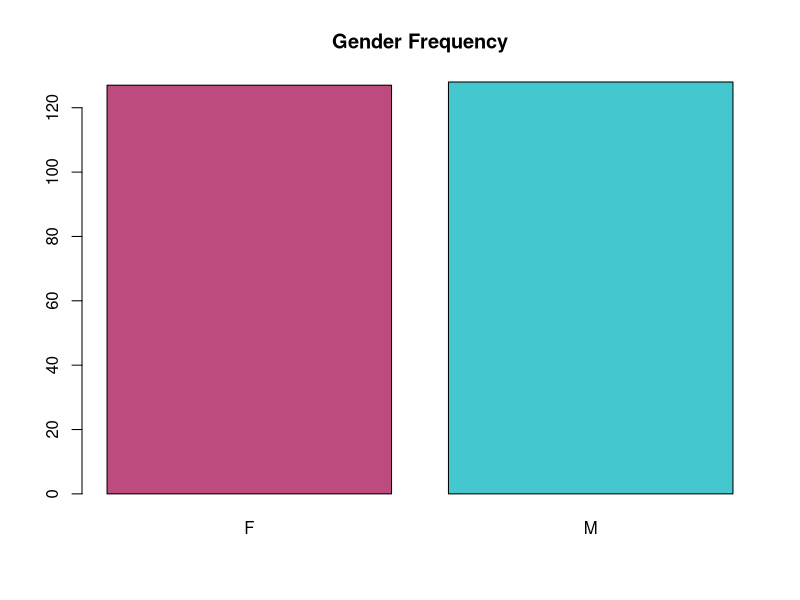
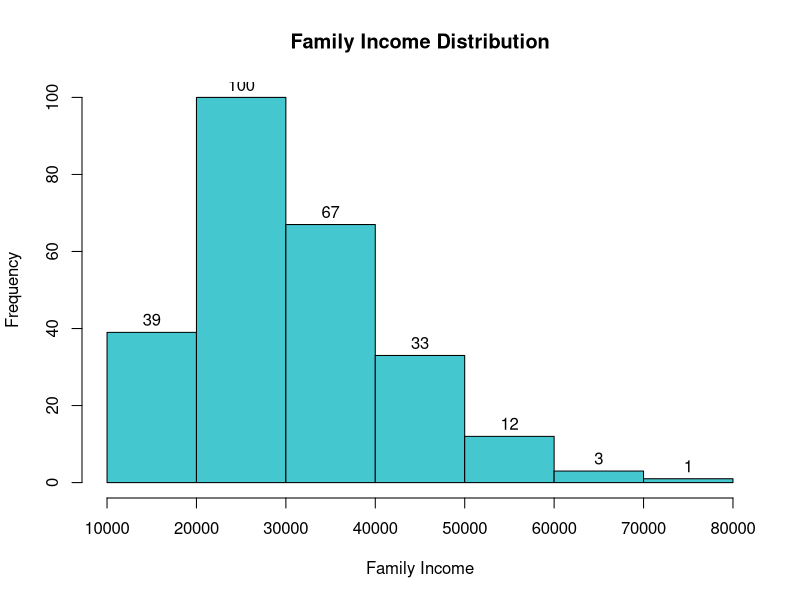
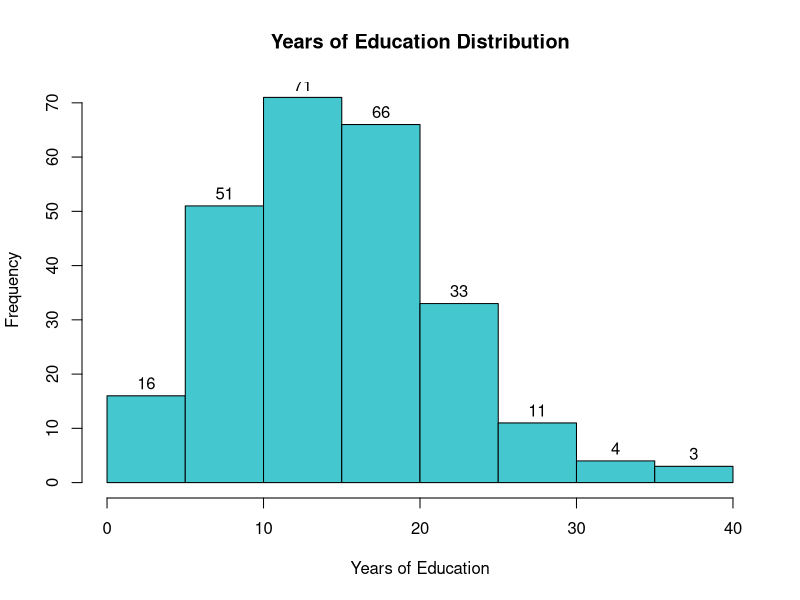
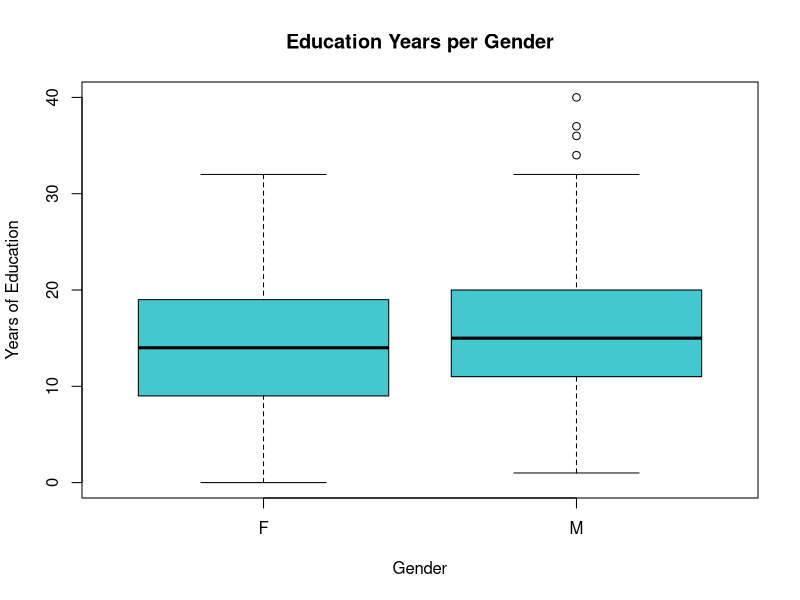
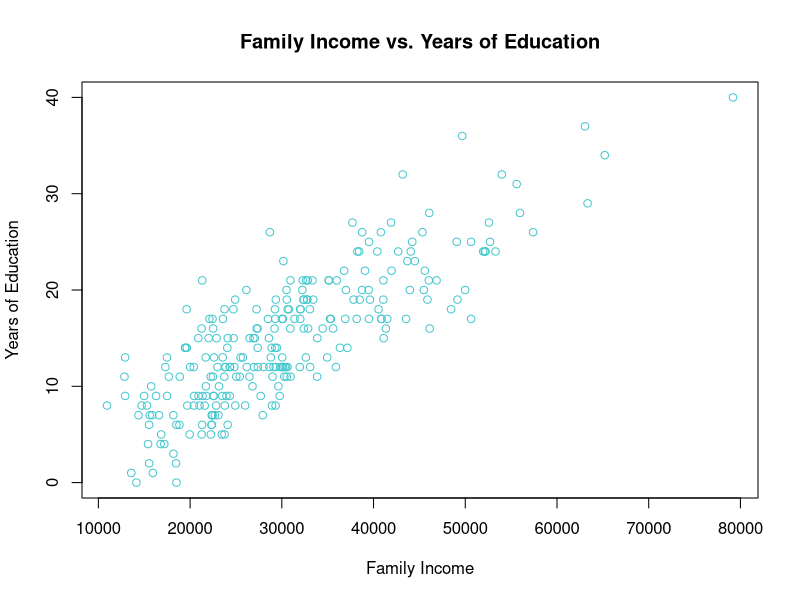
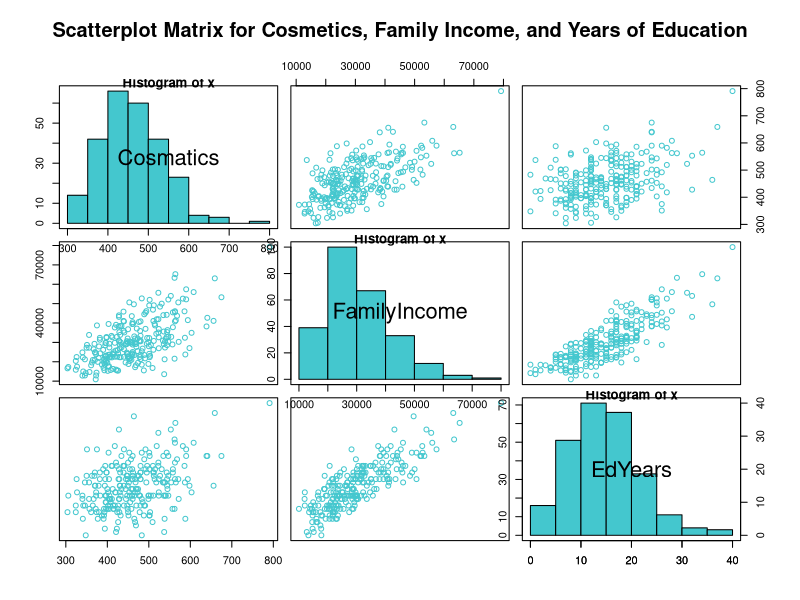

Here is the R script that generated these plots, in order:
## ---- chunk 1
# A) Write a function that gets a number “n” bigger than 2 and returns (2*3*4*…..*n) If the number given to the function is less than 2 the function must return -1.

factorial <- function(n) {
  if (n < 2) {
    return(-1)
  } else {
    answer <- 1
    for (i in 2:n) {
        answer <- answer * i
    }
    return(answer)
  }
}

# B) Write a script and call your function then display the result when 10 is passed to the function.
print(paste("Result when 10 is passed:", factorial(10)))


# Calculate the minimum and maximum incomes in the city assigned to you.
library(readr)
data <- readr::read_csv("4063Midterm.csv")

# City Toronto only
myCity <- data[data$City == "Toronto",]

# minimum income
min(myCity$FamilyIncome)
# maximum income
max(myCity$FamilyIncome)

# Calculate the median dollar amount spent on cosmetics in the city assigned to you.
median(myCity$Cosmatics)

# Calculate the median dollar amount spent on Grocery in the city assigned to you.
median(myCity$Grocery)

# Visualize the frequency of Male and Female customers in the city assigned to you using bar chart with two columns
barplot(table(myCity$gender), main="Gender Frequency", col=c("#bd4b7d", "#44c7ce"))

# A) Visualize the distribution of family income in the city assigned to you by a histogram. 
hist(myCity$FamilyIncome, main="Family Income Distribution", xlab="Family Income", labels=TRUE, col="#44c7ce")


# B) What is the mode for family income?
getmode <- function(v) {
  uniqv <- unique(v)
  uniqv[which.max(tabulate(match(v, uniqv)))]
}
getmode(myCity$FamilyIncome)

# A) Visualize the distribution of Years of education in the city assigned to you by a histogram. 
hist(myCity$EdYears, main="Years of Education Distribution", xlab="Years of Education", labels=TRUE, col="#44c7ce")

# B) What is the mode for Years of education?
getmode(myCity$EdYears)

# Visualize the distribution of Years of education for male and female using a set of two boxplots.
boxplot(myCity$EdYears ~ myCity$gender, main="Education Years per Gender", xlab="Gender", ylab="Years of Education", col="#44c7ce")

# Use a scatter plot of the association between “family income” and ”Years of education” to visualize the relationship in the city assigned to you
plot(myCity$FamilyIncome, myCity$EdYears, main="Family Income vs. Years of Education", xlab="Family Income", ylab="Years of Education", col="#44c7ce")

# Create a 3x3 matrix of scatter plots of associations that shows the associations between 3 variables cosmetics, family income, years of education; such that the diagonal shows the histogram for each variable and the upper panel shows the scatter plots for each combination and the lower panel shows the scatter plot for each combination.
histogramPanel <- function(x, ...) {
    par(new = TRUE)
    hist(x, ...)
}
pairs(myCity[,c("Cosmatics", "FamilyIncome", "EdYears")], diag.panel=histogramPanel, main="Scatterplot Matrix for Cosmetics, Family Income, and Years of Education", label.pos=0.5, col="#44c7ce")    
